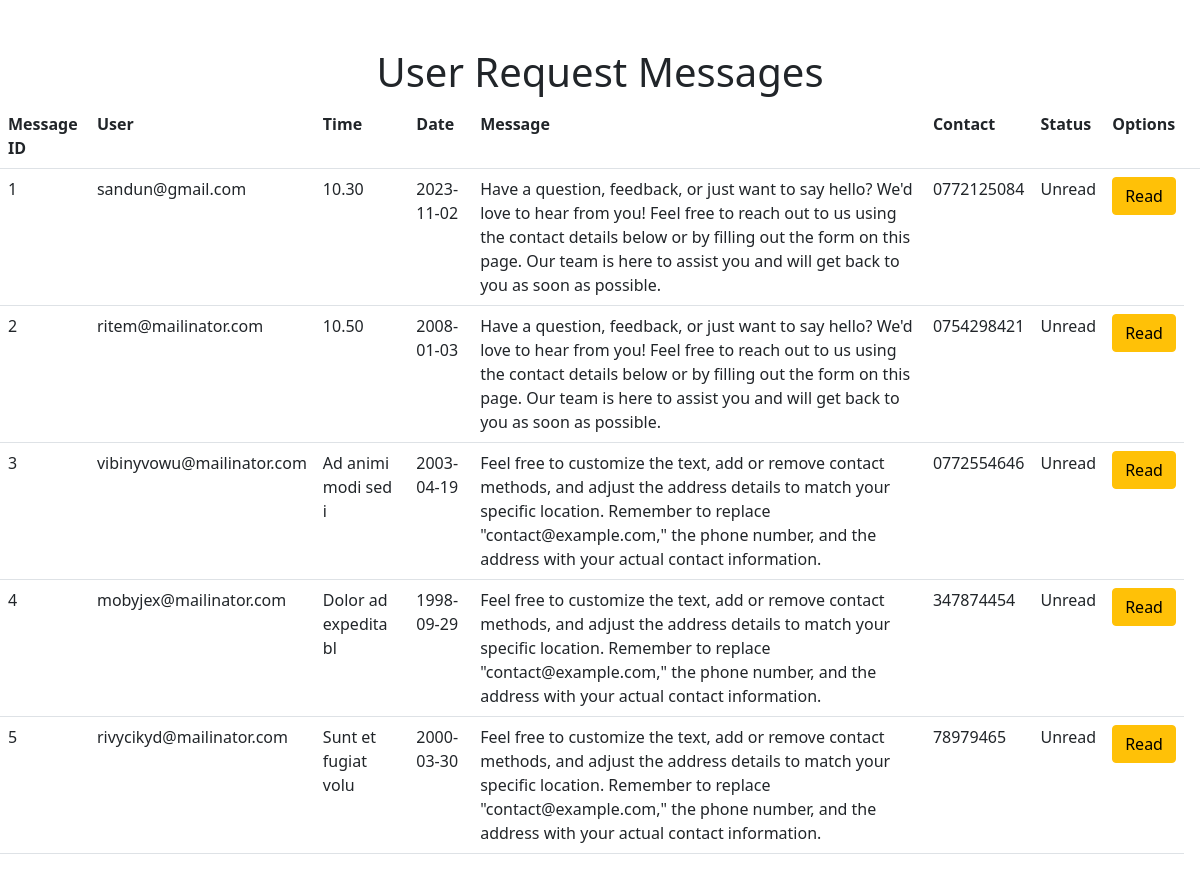
Page /admin/contact.php on the committed database.
### tables this page shows
CREATE TABLE IF NOT EXISTS `contact` (
  `messageID` int NOT NULL AUTO_INCREMENT,
  `user` varchar(200) NOT NULL,
  `time` varchar(100) NOT NULL,
  `date` date NOT NULL,
  `message` varchar(400) NOT NULL,
  `status` varchar(20) NOT NULL,
  `contact` varchar(15) NOT NULL,
  PRIMARY KEY (`messageID`)
);

### admin/contact.php (the view, shortened to what this page needs)
<?php
include 'db.php';
?>
<!DOCTYPE html>
<html>
<head>
	<link rel="stylesheet" type="text/css" href="css/users.css">
    <link href="https://cdn.jsdelivr.net/npm/bootstrap@5.0.2/dist/css/bootstrap.min.css" rel="stylesheet">
</head>
<body>
<div class="page heading">
    <br><br>
	<center><h1>User Request Messages</h1></center>
<table class="table table-hover">
<tr>
		<th>Message ID</th>
        <th>User</th>
		<th>Time</th>
        <th>Date</th>
        <th>Message</th>
		<th>Contact</th>
        <th>Status</th>
        <th>Options</th>
        <th></th>
	</tr>
	<?php
	$result = mysqli_query($conn, "SELECT * FROM contact WHERE status='Unread'");
while ($row = mysqli_fetch_assoc($result)) {
	?>
	<tr>
	<td><?php echo $row["messageID"]; ?></td>
	<td><?php echo $row["user"]; ?></td>
	<td><?php echo $row["time"]; ?></td>
    <td><?php echo $row["date"]; ?></td>
    <td><?php echo $row["message"]; ?></td>
	<td><?php echo $row["contact"]; ?></td>
    <td>
    <?php echo $row["status"]; ?>
	<td>
    <button class="btn btn-warning mb-2" type="submit" name="update">Read</button>
    </td>
	</tr>
	<?php
}
	?>
</table>
</body>
</html>

### admin/css/users.css (style rules this page uses)
body { width: 100%; height: 100%; margin: 0px; padding: 0px; display: flex; flex-direction: column; align-items: center; justify-content: center; }
table { overflow: scroll; width: 90%; height: 70%; }

### rows in the picture
contact: messageID "1", user "sandun@gmail.com", time "10.30", date "2023-11-02", message "Have a question, feedback, or just want to say hello? We'd love to hear from you! Feel free to reach out to us using the contact details below or by filling out the form on this page. Our team is here to assist you and will get back to you as soon as possible.", contact "0772125084", status "Unread"
contact: messageID "2", user "ritem@mailinator.com", time "10.50", date "2008-01-03", message "Have a question, feedback, or just want to say hello? We'd love to hear from you! Feel free to reach out to us using the contact details below or by filling out the form on this page. Our team is here to assist you and will get back to you as soon as possible.", contact "0754298421", status "Unread"
contact: messageID "3", user "vibinyvowu@mailinator.com", time "Ad animi modi sed i", date "2003-04-19", message "Feel free to customize the text, add or remove contact methods, and adjust the address details to match your specific location. Remember to replace \"contact@example.com,\" the phone number, and the address with your actual contact information.", contact "0772554646", status "Unread"
contact: messageID "4", user "mobyjex@mailinator.com", time "Dolor ad expedita bl", date "1998-09-29", message "Feel free to customize the text, add or remove contact methods, and adjust the address details to match your specific location. Remember to replace \"contact@example.com,\" the phone number, and the address with your actual contact information.", contact "347874454", status "Unread"
contact: messageID "5", user "rivycikyd@mailinator.com", time "Sunt et fugiat volu", date "2000-03-30", message "Feel free to customize the text, add or remove contact methods, and adjust the address details to match your specific location. Remember to replace \"contact@example.com,\" the phone number, and the address with your actual contact information.", contact "78979465", status "Unread"
